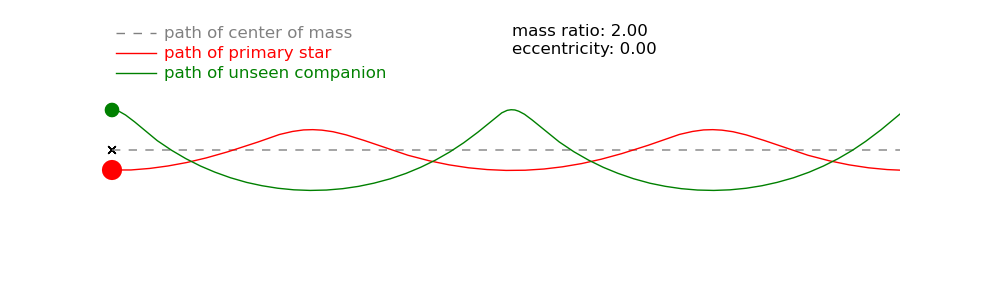

Here is the Python script that generated this plot:
import math
import numpy as np
import matplotlib.pyplot as plt

import anim_solvers.binary_integrator as bi

# compute the orbits of stars in a binary system.
#
# Here we put the center of mass at the origin.  
#
# This version allows for elliptical orbits with some arbitrary
# orientation wrt to the observer (although, still face-on)
#
# The plotting assumes that M_2 < M_1
#  
# M. Zingale (2009-02-12)

# we work in CGS units
G = bi.G
M_sun = bi.M_sun
AU = bi.AU
year = bi.year


def astrometric_binary():

    # set the masses
    M_star1 = M_sun           # star 1's mass
    M_star2 = 0.5*M_sun      # star 2's mass

    # set the semi-major axis of the star 2 (and derive that of star 1)
    # M_star2 a_star2 = -M_star1 a_star1 (center of mass)
    a_star2 = 1.0*AU
    a_star1 = (M_star2/M_star1)*a_star2  

    # set the eccentricity
    ecc = 0.0

    # set the angle to rotate the semi-major axis wrt the observer
    theta = math.pi/2.0

    b = bi.Binary(M_star1, M_star2, a_star1+a_star2, ecc, theta)

    # velocity of the center of mass
    v = 10*a_star2/b.P

    
    # set the timestep in terms of the orbital period
    dt = b.P/360.0        
    tmax = 2.0*b.P  # maximum integration time

    s1, s2 = b.integrate(dt, tmax)


    # now move the center of mass according to the velocity defined
    # above, and update the positions
    x_cm = np.zeros(len(s1.t), np.float64)
    y_cm = np.zeros(len(s2.t), np.float64)

    for n in range(len(s1.t)):

        x_cm[n] = v*s1.t[n]
        y_cm[n] = 0.0

        s1.x[n] += v*s1.t[n]
        s2.x[n] += v*s2.t[n]


    # ================================================================
    # plotting
    # ================================================================

    plt.clf()

    plt.subplots_adjust(left=0.1,right=0.9,bottom=0.1,top=0.9)

    a = plt.gca()
    a.set_aspect("equal", "datalim")
    plt.axis("off")

    # plot the center of mass motion
    plt.scatter([0], [0], s=50, marker="x", color="k")
    plt.plot(x_cm, y_cm, color="0.5", linestyle="--")

    # plot star 1's orbit and position
    plt.plot(s1.x, s1.y, color="r")
    plt.scatter([s1.x[0]],[s1.y[0]], s=200, color="r")

    # plot star 2's orbit and position
    plt.plot(s2.x, s2.y, color="g")
    plt.scatter([s2.x[0]], [s2.y[0]], s=100, color="g")
        
    plt.text(10*a_star2, 3*a_star2, "mass ratio: %3.2f" % (b.M1/b.M2), 
             color="k", verticalalignment="center")
    plt.text(10*a_star2, 2.5*a_star2, "eccentricity: %3.2f" % (ecc), 
             color="k", verticalalignment="center")

    # labels
    plt.plot([0.1*a_star2,1.1*a_star2], [2.9*a_star2,2.9*a_star2], 
             color="0.5", linestyle="--")
    plt.text(1.3*a_star2, 2.9*a_star2, "path of center of mass",
             verticalalignment="center", color="0.5")

    plt.plot([0.1*a_star2,1.1*a_star2], [2.4*a_star2,2.4*a_star2], color="r")
    plt.text(1.3*a_star2, 2.4*a_star2, "path of primary star",
             verticalalignment="center", color="r")

    plt.plot([0.1*a_star2,1.1*a_star2],[1.9*a_star2,1.9*a_star2], color="g")
    plt.text(1.3*a_star2, 1.9*a_star2, "path of unseen companion",
             verticalalignment="center", color="g")

    plt.axis([-0.3*a_star2, 19.7*a_star2, 
              -3*a_star2, 3*a_star2])

    f = plt.gcf()
    f.set_size_inches(10.0,3.0)
  
    plt.savefig("astrometric_binary.png")

    
if __name__== "__main__":
    astrometric_binary()


    
        
